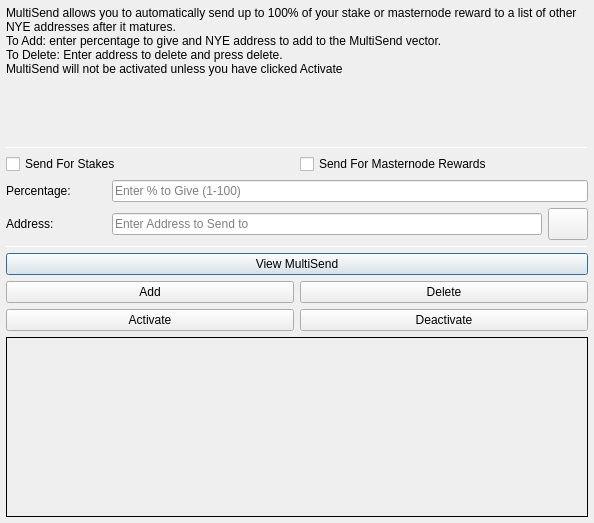
<?xml version="1.0" encoding="UTF-8"?>
<ui version="4.0">
 <class>MultiSendDialog</class>
 <widget class="QDialog" name="MultiSendDialog">
  <property name="windowModality">
   <enum>Qt::NonModal</enum>
  </property>
  <property name="geometry">
   <rect>
    <x>0</x>
    <y>0</y>
    <width>594</width>
    <height>523</height>
   </rect>
  </property>
  <property name="windowTitle">
   <string>MultiSend</string>
  </property>
  <layout class="QVBoxLayout" name="verticalLayout" stretch="0">
   <property name="leftMargin">
    <number>6</number>
   </property>
   <property name="topMargin">
    <number>6</number>
   </property>
   <property name="rightMargin">
    <number>6</number>
   </property>
   <property name="bottomMargin">
    <number>6</number>
   </property>
   <item>
    <layout class="QVBoxLayout" name="verticalLayout_Main" stretch="1,1,1,1,1,1">
     <item>
      <widget class="QLabel" name="label_2">
       <property name="lineWidth">
        <number>1</number>
       </property>
       <property name="text">
        <string>MultiSend allows you to automatically send up to 100% of your stake or masternode reward to a list of other NYE addresses after it matures.
To Add: enter percentage to give and NYE address to add to the MultiSend vector.
To Delete: Enter address to delete and press delete.
MultiSend will not be activated unless you have clicked Activate</string>
       </property>
       <property name="alignment">
        <set>Qt::AlignLeading|Qt::AlignLeft|Qt::AlignTop</set>
       </property>
       <property name="wordWrap">
        <bool>true</bool>
       </property>
      </widget>
     </item>
     <item>
      <widget class="Line" name="line">
       <property name="minimumSize">
        <size>
         <width>0</width>
         <height>1</height>
        </size>
       </property>
       <property name="maximumSize">
        <size>
         <width>16777215</width>
         <height>1</height>
        </size>
       </property>
       <property name="orientation">
        <enum>Qt::Horizontal</enum>
       </property>
      </widget>
     </item>
     <item>
      <layout class="QVBoxLayout" name="verticalLayout_Settings">
       <item>
        <layout class="QHBoxLayout" name="horizontalLayout">
         <item>
          <widget class="QCheckBox" name="multiSendStakeCheckBox">
           <property name="text">
            <string>Send For Stakes</string>
           </property>
          </widget>
         </item>
         <item>
          <widget class="QCheckBox" name="multiSendMasternodeCheckBox">
           <property name="text">
            <string>Send For Masternode Rewards</string>
           </property>
          </widget>
         </item>
        </layout>
       </item>
       <item>
        <layout class="QHBoxLayout" name="horizontalLayout_6">
         <item>
          <widget class="QLabel" name="label">
           <property name="minimumSize">
            <size>
             <width>100</width>
             <height>0</height>
            </size>
           </property>
           <property name="toolTip">
            <string>Percentage of stake to send</string>
           </property>
           <property name="text">
            <string>Percentage:</string>
           </property>
          </widget>
         </item>
         <item>
          <widget class="QLineEdit" name="multiSendPercentEdit">
           <property name="toolTip">
            <string>Enter whole numbers 1 - 100</string>
           </property>
           <property name="placeholderText">
            <string>Enter % to Give (1-100)</string>
           </property>
          </widget>
         </item>
        </layout>
       </item>
       <item>
        <layout class="QHBoxLayout" name="horizontalLayout_7">
         <item>
          <widget class="QLabel" name="label_5">
           <property name="minimumSize">
            <size>
             <width>100</width>
             <height>0</height>
            </size>
           </property>
           <property name="toolTip">
            <string>Address to send portion of stake to</string>
           </property>
           <property name="text">
            <string>Address:</string>
           </property>
          </widget>
         </item>
         <item>
          <widget class="QLineEdit" name="multiSendAddressEdit">
           <property name="toolTip">
            <string/>
           </property>
           <property name="placeholderText">
            <string>Enter Address to Send to</string>
           </property>
          </widget>
         </item>
         <item>
          <widget class="QPushButton" name="addressBookButton">
           <property name="maximumSize">
            <size>
             <width>16777215</width>
             <height>32</height>
            </size>
           </property>
           <property name="toolTip">
            <string>Choose an address from the address book</string>
           </property>
           <property name="text">
            <string/>
           </property>
           <property name="icon">
            <iconset resource="../nyecoin.qrc">
             <normaloff>:/icons/address-book</normaloff>:/icons/address-book</iconset>
           </property>
           <property name="shortcut">
            <string>Alt+A</string>
           </property>
           <property name="autoDefault">
            <bool>false</bool>
           </property>
          </widget>
         </item>
        </layout>
       </item>
      </layout>
     </item>
     <item>
      <widget class="Line" name="line_2">
       <property name="minimumSize">
        <size>
         <width>0</width>
         <height>1</height>
        </size>
       </property>
       <property name="maximumSize">
        <size>
         <width>16777215</width>
         <height>1</height>
        </size>
       </property>
       <property name="orientation">
        <enum>Qt::Horizontal</enum>
       </property>
      </widget>
     </item>
     <item>
      <layout class="QVBoxLayout" name="verticalLayout_Buttons">
       <item>
        <layout class="QHBoxLayout" name="horizontalLayout_4">
         <item>
          <widget class="QPushButton" name="viewButton">
           <property name="toolTip">
            <string/>
           </property>
           <property name="statusTip">
            <string>View MultiSend Vector</string>
           </property>
           <property name="text">
            <string>View MultiSend</string>
           </property>
          </widget>
         </item>
        </layout>
       </item>
       <item>
        <layout class="QHBoxLayout" name="horizontalLayout_2">
         <item>
          <widget class="QPushButton" name="addButton">
           <property name="toolTip">
            <string/>
           </property>
           <property name="statusTip">
            <string>Add to MultiSend Vector</string>
           </property>
           <property name="text">
            <string>Add</string>
           </property>
          </widget>
         </item>
         <item>
          <widget class="QPushButton" name="deleteButton">
           <property name="toolTip">
            <string/>
           </property>
           <property name="statusTip">
            <string>Delete Address From MultiSend Vector</string>
           </property>
           <property name="text">
            <string>Delete</string>
           </property>
          </widget>
         </item>
        </layout>
       </item>
       <item>
        <layout class="QHBoxLayout" name="horizontalLayout_5">
         <item>
          <widget class="QPushButton" name="activateButton">
           <property name="statusTip">
            <string>Activate MultiSend</string>
           </property>
           <property name="text">
            <string>Activate</string>
           </property>
          </widget>
         </item>
         <item>
          <widget class="QPushButton" name="disableButton">
           <property name="statusTip">
            <string>Deactivate MultiSend</string>
           </property>
           <property name="text">
            <string>Deactivate</string>
           </property>
          </widget>
         </item>
        </layout>
       </item>
      </layout>
     </item>
     <item>
      <widget class="QLabel" name="message">
       <property name="minimumSize">
        <size>
         <width>0</width>
         <height>180</height>
        </size>
       </property>
       <property name="frameShape">
        <enum>QFrame::Panel</enum>
       </property>
       <property name="frameShadow">
        <enum>QFrame::Plain</enum>
       </property>
       <property name="lineWidth">
        <number>1</number>
       </property>
       <property name="midLineWidth">
        <number>1</number>
       </property>
       <property name="text">
        <string/>
       </property>
       <property name="alignment">
        <set>Qt::AlignLeading|Qt::AlignLeft|Qt::AlignTop</set>
       </property>
       <property name="wordWrap">
        <bool>true</bool>
       </property>
      </widget>
     </item>
    </layout>
   </item>
  </layout>
 </widget>
 <resources>
  <include location="../nyecoin.qrc"/>
 </resources>
 <connections/>
</ui>
